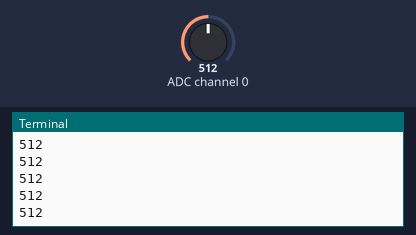
Simulated run of this program. Board: Raspberry Pi (BCM pin numbers). Parts: the last lines printed to the terminal. The inputs (shaded band) are chosen by the test bench; at power-on: ADC channel 0 = 512 (analog values on the 0–1023 scale).

Above: at 1.2 s.
1.3 s: ADC channel 0 set to 716
At 1.56 s:
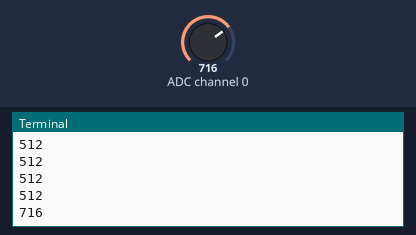
2.8 s: ADC channel 0 set to 900
At 2.96 s:
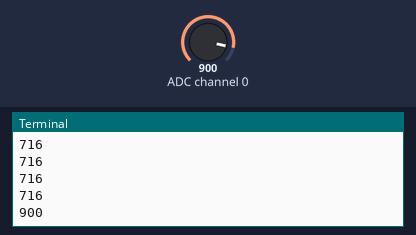
Timing chart, 0 to 5.8 s (numbered marks = the images above; inputs shaded):
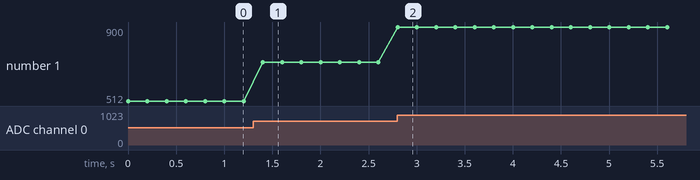

Measured:
- after the input at 1.3 s, the terminal: prints a new line after 0.10 s (image 1)
- after the input at 2.8 s, the terminal: prints a new line at once (image 2)
- plotted number 1: 512 → 716 after the input at 1.3 s, 716 → 900 after the input at 2.8 s

The program:

soil_moisture_data.py
```python
#!/usr/bin/python
import spidev
import os
import time

delay = 0.2

spi = spidev.SpiDev()
spi.open(0,0)
spi.max_speed_hz=1000000

def readChannel(channel):
  val = spi.xfer2([1,(8+channel)<<4,0])
  data = ((val[1]&3) << 8) + val[2]
  return data

if __name__ == "__main__":
  try:
    while True:
      val = readChannel(0)
      if (val != 0):
        print(val)
      time.sleep(delay)

  except KeyboardInterrupt:
    print "Cancel."
```
